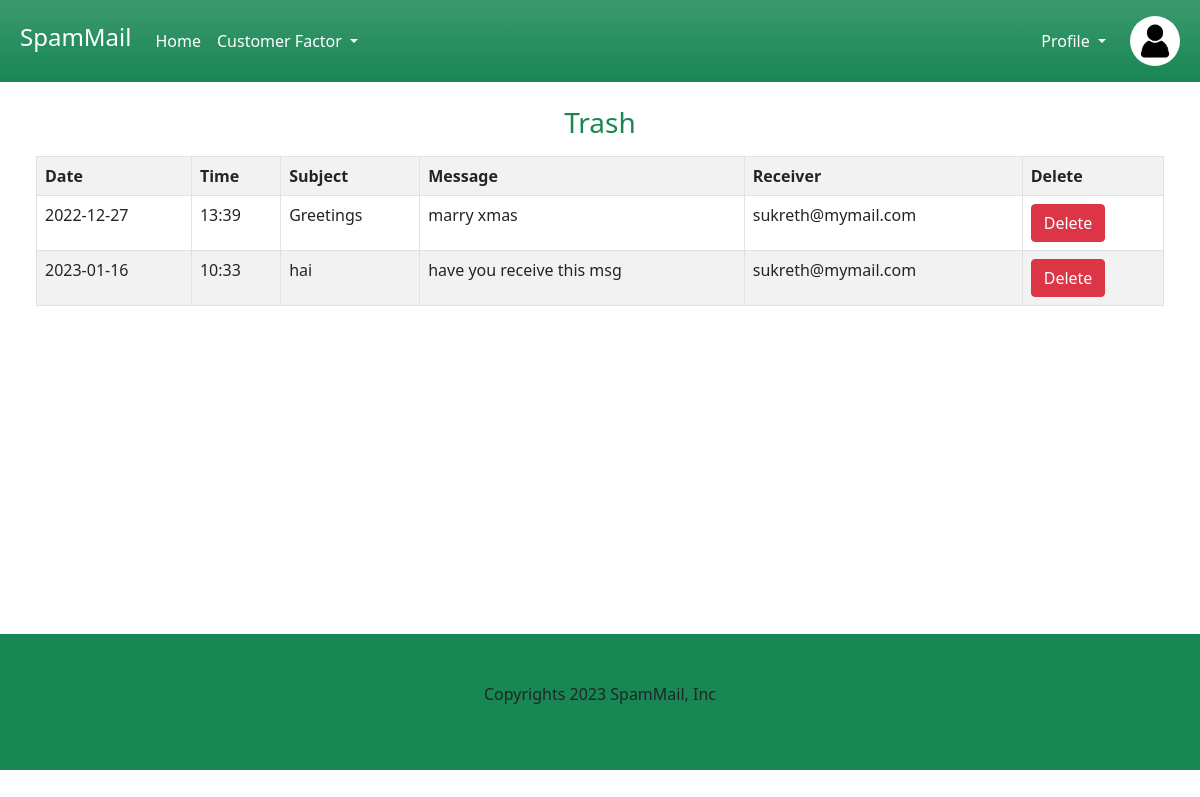
/trash/ (signed in), run on the app's committed database.
### user/models.py (models this page shows)
class trash_tb(models.Model):
    messageid=models.ForeignKey(message_tb,on_delete=models.CASCADE)
    receiverid=models.ForeignKey(user_register_tb,on_delete=models.CASCADE)
    date=models.CharField(max_length=20)
    time=models.CharField(max_length=20)

class message_tb(models.Model):
    senderid=models.ForeignKey(user_register_tb,on_delete=models.CASCADE,related_name="sender")
    receiverid=models.ForeignKey(user_register_tb,on_delete=models.CASCADE,related_name="receiver")
    subject=models.CharField(max_length=20)
    message=models.CharField(max_length=20)
    date=models.CharField(max_length=20)
    time=models.CharField(max_length=20)
    status=models.CharField(max_length=20,default="pending")
    filter_status=models.CharField(max_length=20,default="pending")

class user_register_tb(models.Model):
    name=models.CharField(max_length=20)
    address=models.CharField(max_length=20)
    gender=models.CharField(max_length=20)
    phone=models.CharField(max_length=20)
    countryid=models.ForeignKey(country_tb,on_delete=models.CASCADE)
    stateid=models.ForeignKey(state_tb,on_delete=models.CASCADE)
    security_questions=models.CharField(max_length=20)
    answers=models.CharField(max_length=20)
    dob=models.CharField(max_length=20)
    username=models.CharField(max_length=20)
    password=models.CharField(max_length=20)

### user/views.py (the view)
# urls.py: path('trash/',userview.trash,name="trash"),
def trash(request):
    receiver=request.session['id']
    viewtrash=trash_tb.objects.filter(receiverid=receiver)
    return render(request,'trash.html',{"view":viewtrash})

### templates/trash.html (shortened to what this page needs)
<html>
    <head>
		<link rel="stylesheet" href="/static/css/bootstrap.css">
	</head>
<body>
    <header class="bg-success bg-gradient">
        <div class="text-white p-2">
          <nav class="navbar navbar-expand-lg">
            <div class="container-fluid">
              <a class="navbar-brand text-white" href="{% url 'userhome' %}"><h4>SpamMail</h4></a>
                <div class="collapse navbar-collapse" id="navbarSupportedContent">
                  <ul class="navbar-nav me-auto mb-2 mb-lg-0">
                    <li class="nav-item">
                      <a class="nav-link active text-white" aria-current="page" href="{% url 'userhome' %}">Home</a>
                    </li>
                    <li class="nav-item dropdown">
                      <a class="nav-link dropdown-toggle text-white" href="#" role="button" data-bs-toggle="dropdown" aria-expanded="false">
                        Customer Factor
                      </a>
                    </li>
                  </ul>
                  <ul class="navbar-nav my-auto me-2">
                  <li class="nav-item dropdown">
                    <a class="nav-link dropdown-toggle text-white" href="#" role="button" data-bs-toggle="dropdown" aria-expanded="false">
                      Profile
                    </a>
                  </li>
                  </ul>
                  <img src="/static/profile.jpg" width="50px" height="50px" class="rounded-circle ms-2">
                </div>
              </div>
          </nav>
        </div>
    </header>
    <div class="row m-4">
        <div class="col-lg-12"><h3 class="text-success text-center mb-3">Trash</h3>
            <table class="table table-bordered table-striped table-hover table-responsive">
                <tr>
                    <th>Date</th>
                    <th>Time</th>
                    <th>Subject</th>
					          <th>Message</th>
					          <th>Receiver</th>
					          <th>Delete</th>
                </tr>
                {% for v in view %}
				        <tr>
					          <td>{{v.date}}</td>
                    <td>{{v.time}}</td>
                    <td>{{v.messageid.subject}}</td>
                    <td>{{v.messageid.message}}</td>
					          <td>{{v.receiverid.username}}</td>
					          <td><button type="submit"class="btn btn-danger"><a href="{% url 'delete_trash' v.id %}" style="text-decoration: none;" class="text-white">Delete</a></button></td>
                </tr>
				          {% endfor %}
            </table>
        </div>
	</div>
</div><br><br><br><br><br><br><br><br><br><br><br><br>
    <footer class="bg-success" style="--bs-bg-opacity: .5;">
        <div class="container">
          <div class="row">
            <div class="col-md-12 text-center p-5">
              <p>Copyrights 2023 SpamMail, Inc</p>
            </div>
          </div>
        </div>
      </footer>
</body>
</html>

### data on the page
trash_tb: date "2022-12-27", time "13:39", messageid.subject "Greetings", messageid.message "marry xmas", receiverid.username "sukreth@mymail.com"
trash_tb: date "2023-01-16", time "10:33", messageid.subject "hai", messageid.message "have you receive this msg", receiverid.username "sukreth@mymail.com"
